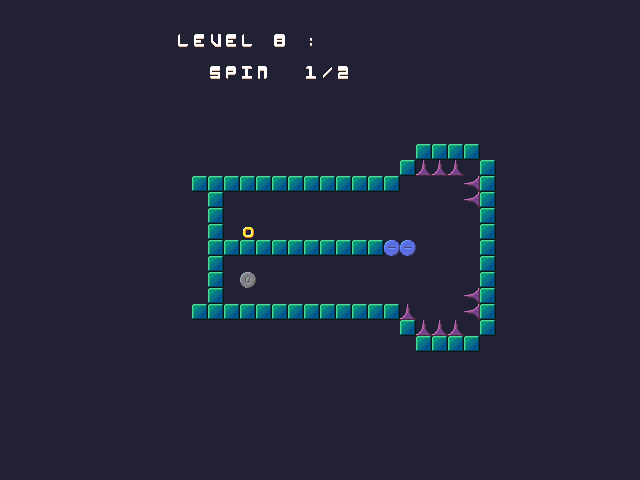

Rendered tile map (Tiled .tmx) drawn with the repository's tilesets; below, a short description and the map source with its tile grids summarised:
An orthogonal 40x30 tile map with 16x16 px tiles, 1 tile layer (spin), 19 hidden layers not drawn.

<map version="1.0" orientation="orthogonal" renderorder="right-down" width="40" height="30" tilewidth="16" tileheight="16" nextobjectid="1">
 <tileset firstgid="1" name="tiles" tilewidth="16" tileheight="16">
  <image source="tiles.png" width="128" height="128" />
  <tile id="1">
   <properties>
    <property name="name" value="block" />
   </properties>
  </tile>
  <tile id="2">
   <properties>
    <property name="name" value="block2" />
   </properties>
  </tile>
  <tile id="3">
   <properties>
    <property name="name" value="pike" />
   </properties>
  </tile>
  <tile id="4">
   <properties>
    <property name="name" value="plus" />
   </properties>
  </tile>
  <tile id="5">
   <properties>
    <property name="name" value="minus" />
   </properties>
  </tile>
  <tile id="6">
   <properties>
    <property name="name" value="goal" />
   </properties>
  </tile>
  <tile id="7">
   <properties>
    <property name="name" value="neutral" />
   </properties>
  </tile>
  <tile id="8">
   <properties>
    <property name="name" value="anim" />
   </properties>
  </tile>
  <tile id="11">
   <properties>
    <property name="name" value="anim_end" />
   </properties>
  </tile>
  <tile id="12">
   <properties>
    <property name="name" value="pike2" />
   </properties>
  </tile>
  <tile id="13">
   <properties>
    <property name="name" value="pike3" />
   </properties>
  </tile>
  <tile id="24">
   <properties>
    <property name="name" value="a" />
   </properties>
  </tile>
  <tile id="51">
   <properties>
    <property name="name" value="zero" />
   </properties>
  </tile>
 </tileset>
 <layer name="intro" width="40" height="30" visible="0">
  <data>[1200 cells, 1200 non-empty, 32 distinct tile ids]</data>
 </layer>
 <layer name="instructions" width="40" height="30" visible="0">
  <data>[1200 cells, 1200 non-empty, 32 distinct tile ids]</data>
 </layer>
 <layer name="_level1" width="40" height="30" visible="0">
  <data>[1200 cells, 1200 non-empty, 19 distinct tile ids]</data>
 </layer>
 <layer name="lvl1" width="40" height="30" visible="0">
  <data>[1200 cells, 1200 non-empty, 19 distinct tile ids]</data>
 </layer>
 <layer name="_level2" width="40" height="30" visible="0">
  <data>[1200 cells, 1200 non-empty, 18 distinct tile ids]</data>
 </layer>
 <layer name="lvl2" width="40" height="30" visible="0">
  <data>[1200 cells, 1200 non-empty, 18 distinct tile ids]</data>
 </layer>
 <layer name="level3" width="40" height="30" visible="0">
  <data>[1200 cells, 1200 non-empty, 21 distinct tile ids]</data>
 </layer>
 <layer name="elbow" width="40" height="30" visible="0">
  <data>[1200 cells, 1200 non-empty, 16 distinct tile ids]</data>
 </layer>
 <layer name="pushpull" width="40" height="30" visible="0">
  <data>[1200 cells, 1200 non-empty, 16 distinct tile ids]</data>
 </layer>
 <layer name="overnout" width="40" height="30" visible="0">
  <data>[1200 cells, 1200 non-empty, 20 distinct tile ids]</data>
 </layer>
 <layer name="jackthenimble" width="40" height="30" visible="0">
  <data>[1200 cells, 1200 non-empty, 22 distinct tile ids]</data>
 </layer>
 <layer name="tunneling" width="40" height="30" visible="0">
  <data>[1200 cells, 1200 non-empty, 14 distinct tile ids]</data>
 </layer>
 <layer name="spin" width="40" height="30">
  <data>[1200 cells, 1200 non-empty, 19 distinct tile ids]</data>
 </layer>
 <layer name="hestitate" width="40" height="30" visible="0">
  <data>[1200 cells, 1200 non-empty, 20 distinct tile ids]</data>
 </layer>
 <layer name="infpotwell" width="40" height="30" visible="0">
  <data>[1200 cells, 1200 non-empty, 21 distinct tile ids]</data>
 </layer>
 <layer name="up" width="40" height="30" visible="0">
  <data>[1200 cells, 1200 non-empty, 13 distinct tile ids]</data>
 </layer>
 <layer name="strange" width="40" height="30" visible="0">
  <data>[1200 cells, 1200 non-empty, 24 distinct tile ids]</data>
 </layer>
 <layer name="well" width="40" height="30" visible="0">
  <data>[1200 cells, 1200 non-empty, 13 distinct tile ids]</data>
 </layer>
 <layer name="awesome" width="40" height="30" visible="0">
  <data>[1200 cells, 1200 non-empty, 14 distinct tile ids]</data>
 </layer>
 <layer name="end" width="40" height="30" visible="0">
  <data>[1200 cells, 1200 non-empty, 22 distinct tile ids]</data>
 </layer>
</map>
